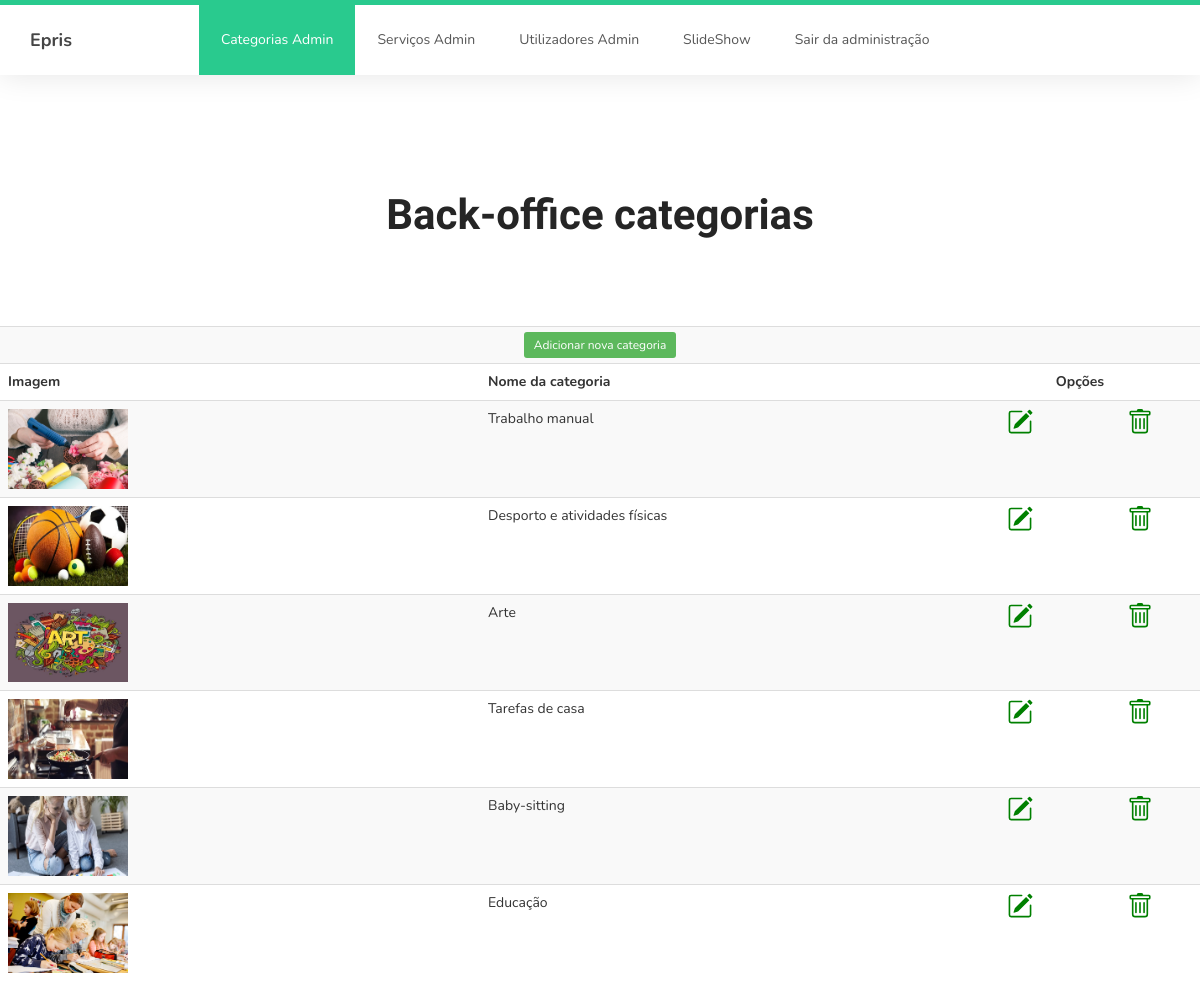
Screenshot of /admin/offersAdmin.php with the database file from the repository.
### tables this page shows
CREATE TABLE `categorias`  (
  `categoriaId` int(11) NOT NULL AUTO_INCREMENT,
  `categoriaNome` varchar(45) NOT NULL,
  `categoriaDescricao` text NOT NULL,
  `categoriaImagemURL` varchar(255) NOT NULL,
  PRIMARY KEY (`categoriaId`) USING BTREE
);

### admin/offersAdmin.php (the view, shortened to what this page needs)
<?php
include_once("../includes/body.inc.php");
$sql ="Select * from categorias";
$result=mysqli_query($con,$sql);
?>
<section>
        <div class="container">
            <div class="text-center" style="margin-bottom: 5%">
                <h1>Back-office categorias</h1>
                <br>
            </div>
        </div>
            <div id="tableContent">
                <table class='table table-striped' width="100%">
                    <tr>
                        <td colspan="4"  align='center' style="vertical-align: middle">
                            <a class="btn-sm btn-success" href="../admin/adicionaCategorias.php">Adicionar nova categoria</a>
                        </td>
                    </tr>
                    <tr>
                        <th width="40%">Imagem</th>
                        <th width="40%">Nome da categoria</th>
                        <th colspan="2" style="text-align: center">Opções</th>
                    </tr>
<?php
    while($dados=mysqli_fetch_array($result)){
    ?>
                    <tr>
                        <td><img width="120" src="../<?php echo $dados['categoriaImagemURL']?>"></td>
                        <td><?php echo $dados['categoriaNome']?></td>
                        <td align="center"><a href="editarcategoria.php?id=<?php echo $dados['categoriaId']?>"></a></td>
                        <td align="center"><a onclick="confirmaElimina(<?php echo $dados['categoriaId'] ?>)"></a></td>
                    </tr>
    <?php
}
?>
                </table>
            </div>
    </section>

### css/style.css (style rules this page uses)
body { background: #ffffff; font-family: 'Nunito', sans-serif; overflow-x: hidden; padding-top: 70px; }
h1,h2,h3,h4,h5,h6 { font-family: 'Muli', sans-serif; font-weight: bold; line-height: inherit; }
h1 { color: #252525; font-size: 3em; line-height: normal; }
html { -webkit-font-smoothing: antialiased; }
a { color: #252525; -webkit-transition: 0.5s; transition: 0.5s; text-decoration: none !important; }
a, input, button, .form-control { -webkit-transition: 0.5s; transition: 0.5s; }
section { position: relative; padding: 100px 0; }
section, .section-background .item, .section-background .courses-thumb, .section-background .team-thumb, main > section:nth-child(even) .item, main > section:nth-child(even) .courses-thumb, main > section:nth-child(even) .team-thumb, main > section { background: #fff; }

### rows the page displays
categorias: categoriaImagemURL (picture), categoriaNome "Trabalho manual"
categorias: categoriaImagemURL (picture), categoriaNome "Desporto e atividades físicas"
categorias: categoriaImagemURL (picture), categoriaNome "Arte"
categorias: categoriaImagemURL (picture), categoriaNome "Tarefas de casa"
categorias: categoriaImagemURL (picture), categoriaNome "Baby-sitting"
categorias: categoriaImagemURL (picture), categoriaNome "Educação"
